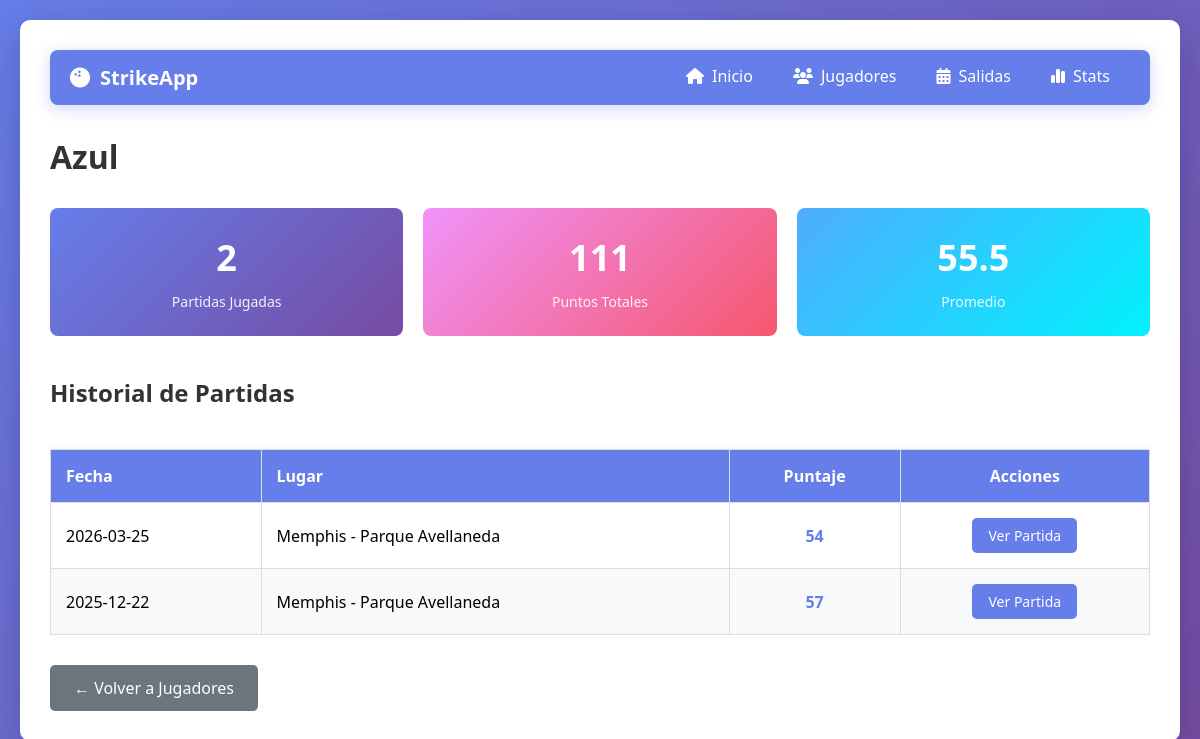
Screenshot of /player/1 with the database file from the repository.
### tables this page shows
CREATE TABLE players (
            id INTEGER PRIMARY KEY AUTOINCREMENT,
            name TEXT NOT NULL UNIQUE,
            total_games INTEGER DEFAULT 0,
            total_score INTEGER DEFAULT 0,
            average_score REAL DEFAULT 0.0
        );

CREATE TABLE outing_players (
            id INTEGER PRIMARY KEY AUTOINCREMENT,
            outing_id INTEGER NOT NULL,
            player_id INTEGER NOT NULL,
            final_score INTEGER, final_position INTEGER, strikes_count INTEGER DEFAULT 0, spares_count INTEGER DEFAULT 0,
            FOREIGN KEY (outing_id) REFERENCES outings(id) ON DELETE CASCADE,
            FOREIGN KEY (player_id) REFERENCES players(id) ON DELETE CASCADE,
            UNIQUE(outing_id, player_id)
        );

CREATE TABLE outings (
            id INTEGER PRIMARY KEY AUTOINCREMENT,
            date TEXT NOT NULL,
            location TEXT NOT NULL,
            created_at TIMESTAMP DEFAULT CURRENT_TIMESTAMP
        );

### bowling_app.py (the view)
@app.route('/player/<int:player_id>')
def player_detail(player_id):
    conn = get_db()
    cursor = conn.cursor()
    cursor.execute('SELECT * FROM players WHERE id = ?', (player_id,))
    player = cursor.fetchone()
    if not player:
        conn.close()
        return "Jugador no encontrado", 404
    cursor.execute('''
        SELECT o.id, o.date, o.location, op.final_score
        FROM outing_players op
        JOIN outings o ON op.outing_id = o.id
        WHERE op.player_id = ?
        ORDER BY o.date DESC
    ''', (player_id,))
    games = cursor.fetchall()
    conn.close()
    return render_template('player_detail.html', player=player, games=games)

### bowling_app.py (called while the page is built)
def get_db():
    conn = sqlite3.connect(DATABASE)
    conn.row_factory = sqlite3.Row
    return conn

### templates/player_detail.html (shortened to what this page needs)
{% extends "base.html" %}
{% block content %}
<h1>{{ player.name }}</h1>
<div style="display: grid; grid-template-columns: repeat(auto-fit, minmax(200px, 1fr)); gap: 20px; margin: 30px 0;">
    <div style="background: linear-gradient(135deg, #667eea 0%, #764ba2 100%); padding: 25px; border-radius: 8px; color: white; text-align: center;">
        <div style="font-size: 36px; font-weight: bold; margin-bottom: 10px;">{{ player.total_games }}</div>
        <div style="font-size: 14px; opacity: 0.9;">Partidas Jugadas</div>
    </div>
    <div style="background: linear-gradient(135deg, #f093fb 0%, #f5576c 100%); padding: 25px; border-radius: 8px; color: white; text-align: center;">
        <div style="font-size: 36px; font-weight: bold; margin-bottom: 10px;">{{ player.total_score }}</div>
        <div style="font-size: 14px; opacity: 0.9;">Puntos Totales</div>
    </div>
    <div style="background: linear-gradient(135deg, #4facfe 0%, #00f2fe 100%); padding: 25px; border-radius: 8px; color: white; text-align: center;">
        <div style="font-size: 36px; font-weight: bold; margin-bottom: 10px;">
            {{ "%.1f"|format(player.average_score) if player.average_score else "—" }}
        </div>
        <div style="font-size: 14px; opacity: 0.9;">Promedio</div>
    </div>
</div>
<h2 style="margin-top: 40px;">Historial de Partidas</h2>
{% if games %}
    <div style="overflow-x: auto;">
        <table class="games-table" style="width: 100%; border-collapse: collapse; background: white; box-shadow: 0 2px 10px rgba(0,0,0,0.1); margin-top: 20px;">
            <thead>
                <tr style="background: #667eea; color: white;">
                    <th style="padding: 15px; text-align: left; border: 1px solid #ddd;">Fecha</th>
                    <th style="padding: 15px; text-align: left; border: 1px solid #ddd;">Lugar</th>
                    <th style="padding: 15px; text-align: center; border: 1px solid #ddd;">Puntaje</th>
                    <th style="padding: 15px; text-align: center; border: 1px solid #ddd;">Acciones</th>
                </tr>
            </thead>
            <tbody>
                {% for game in games %}
                <tr style="{% if loop.index % 2 == 0 %}background: #f8f9fa;{% endif %}">
                    <td data-label="Fecha" style="padding: 15px; border: 1px solid #ddd;">{{ game.date }}</td>
                    <td data-label="Lugar" style="padding: 15px; border: 1px solid #ddd;">{{ game.location }}</td>
                    <td data-label="Puntaje" style="padding: 15px; border: 1px solid #ddd; text-align: center; font-weight: bold; color: #667eea;">
                        {{ game.final_score if game.final_score else "En progreso" }}
                    </td>
                    <td data-label="Acción" style="padding: 15px; border: 1px solid #ddd; text-align: center;">
                        <a href="/outing/{{ game.id }}" class="btn" style="padding: 8px 16px; font-size: 14px;">Ver Partida</a>
                    </td>
                </tr>
                {% endfor %}
            </tbody>
        </table>
    </div>
{% else %}
    <p style="color: #666; font-style: italic; margin-top: 20px;">No hay partidas registradas aún.</p>
{% endif %}
<div style="margin-top: 30px;">
    <a href="/players" class="btn" style="background: #6c757d;">← Volver a Jugadores</a>
</div>
{% endblock %}

### templates/base.html (style rules this page uses)
* { margin: 0; padding: 0; box-sizing: border-box; }
body { font-family: 'Segoe UI', Tahoma, Geneva, Verdana, sans-serif; background: linear-gradient(135deg, #667eea 0%, #764ba2 100%); min-height: 100vh; padding: 20px; }
h1, h2 { color: #333; margin-bottom: 20px; }
button, .btn { background: #667eea; color: white; border: none; padding: 12px 24px; border-radius: 5px; cursor: pointer; font-size: 16px; transition: background 0.3s; text-decoration: none; display: inline-block; }

### rows the page displays
players: name "Azul", total_games "2", total_score "111", average_score "55.5"
outing_players: date "2026-03-25", location "Memphis - Parque Avellaneda", final_score "54"
outing_players: date "2025-12-22", location "Memphis - Parque Avellaneda", final_score "57"
